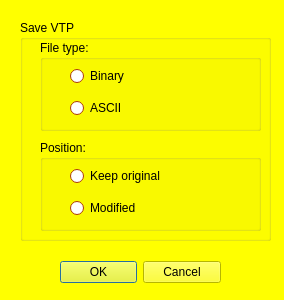
<?xml version="1.0" encoding="UTF-8"?>
<ui version="4.0">
 <class>mqSaveVTPDialog</class>
 <widget class="QDialog" name="mqSaveVTPDialog">
  <property name="geometry">
   <rect>
    <x>0</x>
    <y>0</y>
    <width>284</width>
    <height>300</height>
   </rect>
  </property>
  <property name="palette">
   <palette>
    <active>
     <colorrole role="WindowText">
      <brush brushstyle="SolidPattern">
       <color alpha="255">
        <red>0</red>
        <green>0</green>
        <blue>0</blue>
       </color>
      </brush>
     </colorrole>
     <colorrole role="Button">
      <brush brushstyle="SolidPattern">
       <color alpha="255">
        <red>255</red>
        <green>255</green>
        <blue>0</blue>
       </color>
      </brush>
     </colorrole>
     <colorrole role="Light">
      <brush brushstyle="SolidPattern">
       <color alpha="255">
        <red>255</red>
        <green>255</green>
        <blue>127</blue>
       </color>
      </brush>
     </colorrole>
     <colorrole role="Midlight">
      <brush brushstyle="SolidPattern">
       <color alpha="255">
        <red>255</red>
        <green>255</green>
        <blue>63</blue>
       </color>
      </brush>
     </colorrole>
     <colorrole role="Dark">
      <brush brushstyle="SolidPattern">
       <color alpha="255">
        <red>127</red>
        <green>127</green>
        <blue>0</blue>
       </color>
      </brush>
     </colorrole>
     <colorrole role="Mid">
      <brush brushstyle="SolidPattern">
       <color alpha="255">
        <red>170</red>
        <green>170</green>
        <blue>0</blue>
       </color>
      </brush>
     </colorrole>
     <colorrole role="Text">
      <brush brushstyle="SolidPattern">
       <color alpha="255">
        <red>0</red>
        <green>0</green>
        <blue>0</blue>
       </color>
      </brush>
     </colorrole>
     <colorrole role="BrightText">
      <brush brushstyle="SolidPattern">
       <color alpha="255">
        <red>255</red>
        <green>255</green>
        <blue>255</blue>
       </color>
      </brush>
     </colorrole>
     <colorrole role="ButtonText">
      <brush brushstyle="SolidPattern">
       <color alpha="255">
        <red>0</red>
        <green>0</green>
        <blue>0</blue>
       </color>
      </brush>
     </colorrole>
     <colorrole role="Base">
      <brush brushstyle="SolidPattern">
       <color alpha="255">
        <red>255</red>
        <green>255</green>
        <blue>255</blue>
       </color>
      </brush>
     </colorrole>
     <colorrole role="Window">
      <brush brushstyle="SolidPattern">
       <color alpha="255">
        <red>255</red>
        <green>255</green>
        <blue>0</blue>
       </color>
      </brush>
     </colorrole>
     <colorrole role="Shadow">
      <brush brushstyle="SolidPattern">
       <color alpha="255">
        <red>0</red>
        <green>0</green>
        <blue>0</blue>
       </color>
      </brush>
     </colorrole>
     <colorrole role="AlternateBase">
      <brush brushstyle="SolidPattern">
       <color alpha="255">
        <red>255</red>
        <green>255</green>
        <blue>127</blue>
       </color>
      </brush>
     </colorrole>
     <colorrole role="ToolTipBase">
      <brush brushstyle="SolidPattern">
       <color alpha="255">
        <red>255</red>
        <green>255</green>
        <blue>220</blue>
       </color>
      </brush>
     </colorrole>
     <colorrole role="ToolTipText">
      <brush brushstyle="SolidPattern">
       <color alpha="255">
        <red>0</red>
        <green>0</green>
        <blue>0</blue>
       </color>
      </brush>
     </colorrole>
    </active>
    <inactive>
     <colorrole role="WindowText">
      <brush brushstyle="SolidPattern">
       <color alpha="255">
        <red>0</red>
        <green>0</green>
        <blue>0</blue>
       </color>
      </brush>
     </colorrole>
     <colorrole role="Button">
      <brush brushstyle="SolidPattern">
       <color alpha="255">
        <red>255</red>
        <green>255</green>
        <blue>0</blue>
       </color>
      </brush>
     </colorrole>
     <colorrole role="Light">
      <brush brushstyle="SolidPattern">
       <color alpha="255">
        <red>255</red>
        <green>255</green>
        <blue>127</blue>
       </color>
      </brush>
     </colorrole>
     <colorrole role="Midlight">
      <brush brushstyle="SolidPattern">
       <color alpha="255">
        <red>255</red>
        <green>255</green>
        <blue>63</blue>
       </color>
      </brush>
     </colorrole>
     <colorrole role="Dark">
      <brush brushstyle="SolidPattern">
       <color alpha="255">
        <red>127</red>
        <green>127</green>
        <blue>0</blue>
       </color>
      </brush>
     </colorrole>
     <colorrole role="Mid">
      <brush brushstyle="SolidPattern">
       <color alpha="255">
        <red>170</red>
        <green>170</green>
        <blue>0</blue>
       </color>
      </brush>
     </colorrole>
     <colorrole role="Text">
      <brush brushstyle="SolidPattern">
       <color alpha="255">
        <red>0</red>
        <green>0</green>
        <blue>0</blue>
       </color>
      </brush>
     </colorrole>
     <colorrole role="BrightText">
      <brush brushstyle="SolidPattern">
       <color alpha="255">
        <red>255</red>
        <green>255</green>
        <blue>255</blue>
       </color>
      </brush>
     </colorrole>
     <colorrole role="ButtonText">
      <brush brushstyle="SolidPattern">
       <color alpha="255">
        <red>0</red>
        <green>0</green>
        <blue>0</blue>
       </color>
      </brush>
     </colorrole>
     <colorrole role="Base">
      <brush brushstyle="SolidPattern">
       <color alpha="255">
        <red>255</red>
        <green>255</green>
        <blue>255</blue>
       </color>
      </brush>
     </colorrole>
     <colorrole role="Window">
      <brush brushstyle="SolidPattern">
       <color alpha="255">
        <red>255</red>
        <green>255</green>
        <blue>0</blue>
       </color>
      </brush>
     </colorrole>
     <colorrole role="Shadow">
      <brush brushstyle="SolidPattern">
       <color alpha="255">
        <red>0</red>
        <green>0</green>
        <blue>0</blue>
       </color>
      </brush>
     </colorrole>
     <colorrole role="AlternateBase">
      <brush brushstyle="SolidPattern">
       <color alpha="255">
        <red>255</red>
        <green>255</green>
        <blue>127</blue>
       </color>
      </brush>
     </colorrole>
     <colorrole role="ToolTipBase">
      <brush brushstyle="SolidPattern">
       <color alpha="255">
        <red>255</red>
        <green>255</green>
        <blue>220</blue>
       </color>
      </brush>
     </colorrole>
     <colorrole role="ToolTipText">
      <brush brushstyle="SolidPattern">
       <color alpha="255">
        <red>0</red>
        <green>0</green>
        <blue>0</blue>
       </color>
      </brush>
     </colorrole>
    </inactive>
    <disabled>
     <colorrole role="WindowText">
      <brush brushstyle="SolidPattern">
       <color alpha="255">
        <red>127</red>
        <green>127</green>
        <blue>0</blue>
       </color>
      </brush>
     </colorrole>
     <colorrole role="Button">
      <brush brushstyle="SolidPattern">
       <color alpha="255">
        <red>255</red>
        <green>255</green>
        <blue>0</blue>
       </color>
      </brush>
     </colorrole>
     <colorrole role="Light">
      <brush brushstyle="SolidPattern">
       <color alpha="255">
        <red>255</red>
        <green>255</green>
        <blue>127</blue>
       </color>
      </brush>
     </colorrole>
     <colorrole role="Midlight">
      <brush brushstyle="SolidPattern">
       <color alpha="255">
        <red>255</red>
        <green>255</green>
        <blue>63</blue>
       </color>
      </brush>
     </colorrole>
     <colorrole role="Dark">
      <brush brushstyle="SolidPattern">
       <color alpha="255">
        <red>127</red>
        <green>127</green>
        <blue>0</blue>
       </color>
      </brush>
     </colorrole>
     <colorrole role="Mid">
      <brush brushstyle="SolidPattern">
       <color alpha="255">
        <red>170</red>
        <green>170</green>
        <blue>0</blue>
       </color>
      </brush>
     </colorrole>
     <colorrole role="Text">
      <brush brushstyle="SolidPattern">
       <color alpha="255">
        <red>127</red>
        <green>127</green>
        <blue>0</blue>
       </color>
      </brush>
     </colorrole>
     <colorrole role="BrightText">
      <brush brushstyle="SolidPattern">
       <color alpha="255">
        <red>255</red>
        <green>255</green>
        <blue>255</blue>
       </color>
      </brush>
     </colorrole>
     <colorrole role="ButtonText">
      <brush brushstyle="SolidPattern">
       <color alpha="255">
        <red>127</red>
        <green>127</green>
        <blue>0</blue>
       </color>
      </brush>
     </colorrole>
     <colorrole role="Base">
      <brush brushstyle="SolidPattern">
       <color alpha="255">
        <red>255</red>
        <green>255</green>
        <blue>0</blue>
       </color>
      </brush>
     </colorrole>
     <colorrole role="Window">
      <brush brushstyle="SolidPattern">
       <color alpha="255">
        <red>255</red>
        <green>255</green>
        <blue>0</blue>
       </color>
      </brush>
     </colorrole>
     <colorrole role="Shadow">
      <brush brushstyle="SolidPattern">
       <color alpha="255">
        <red>0</red>
        <green>0</green>
        <blue>0</blue>
       </color>
      </brush>
     </colorrole>
     <colorrole role="AlternateBase">
      <brush brushstyle="SolidPattern">
       <color alpha="255">
        <red>255</red>
        <green>255</green>
        <blue>0</blue>
       </color>
      </brush>
     </colorrole>
     <colorrole role="ToolTipBase">
      <brush brushstyle="SolidPattern">
       <color alpha="255">
        <red>255</red>
        <green>255</green>
        <blue>220</blue>
       </color>
      </brush>
     </colorrole>
     <colorrole role="ToolTipText">
      <brush brushstyle="SolidPattern">
       <color alpha="255">
        <red>0</red>
        <green>0</green>
        <blue>0</blue>
       </color>
      </brush>
     </colorrole>
    </disabled>
   </palette>
  </property>
  <property name="windowTitle">
   <string>Landmark and flag options</string>
  </property>
  <widget class="QWidget" name="layoutWidget">
   <property name="geometry">
    <rect>
     <x>60</x>
     <y>260</y>
     <width>161</width>
     <height>25</height>
    </rect>
   </property>
   <layout class="QHBoxLayout" name="horizontalLayout_2">
    <item>
     <widget class="QDialogButtonBox" name="buttonBox">
      <property name="orientation">
       <enum>Qt::Horizontal</enum>
      </property>
      <property name="standardButtons">
       <set>QDialogButtonBox::Cancel|QDialogButtonBox::Ok</set>
      </property>
     </widget>
    </item>
   </layout>
  </widget>
  <widget class="QGroupBox" name="SaveVTPBox">
   <property name="geometry">
    <rect>
     <x>20</x>
     <y>20</y>
     <width>251</width>
     <height>221</height>
    </rect>
   </property>
   <property name="palette">
    <palette>
     <active>
      <colorrole role="WindowText">
       <brush brushstyle="SolidPattern">
        <color alpha="255">
         <red>0</red>
         <green>0</green>
         <blue>0</blue>
        </color>
       </brush>
      </colorrole>
      <colorrole role="Button">
       <brush brushstyle="SolidPattern">
        <color alpha="255">
         <red>255</red>
         <green>85</green>
         <blue>0</blue>
        </color>
       </brush>
      </colorrole>
      <colorrole role="Light">
       <brush brushstyle="SolidPattern">
        <color alpha="255">
         <red>255</red>
         <green>170</green>
         <blue>127</blue>
        </color>
       </brush>
      </colorrole>
      <colorrole role="Midlight">
       <brush brushstyle="SolidPattern">
        <color alpha="255">
         <red>255</red>
         <green>127</green>
         <blue>63</blue>
        </color>
       </brush>
      </colorrole>
      <colorrole role="Dark">
       <brush brushstyle="SolidPattern">
        <color alpha="255">
         <red>127</red>
         <green>42</green>
         <blue>0</blue>
        </color>
       </brush>
      </colorrole>
      <colorrole role="Mid">
       <brush brushstyle="SolidPattern">
        <color alpha="255">
         <red>170</red>
         <green>56</green>
         <blue>0</blue>
        </color>
       </brush>
      </colorrole>
      <colorrole role="Text">
       <brush brushstyle="SolidPattern">
        <color alpha="255">
         <red>0</red>
         <green>0</green>
         <blue>0</blue>
        </color>
       </brush>
      </colorrole>
      <colorrole role="BrightText">
       <brush brushstyle="SolidPattern">
        <color alpha="255">
         <red>255</red>
         <green>255</green>
         <blue>255</blue>
        </color>
       </brush>
      </colorrole>
      <colorrole role="ButtonText">
       <brush brushstyle="SolidPattern">
        <color alpha="255">
         <red>0</red>
         <green>0</green>
         <blue>0</blue>
        </color>
       </brush>
      </colorrole>
      <colorrole role="Base">
       <brush brushstyle="SolidPattern">
        <color alpha="255">
         <red>255</red>
         <green>255</green>
         <blue>255</blue>
        </color>
       </brush>
      </colorrole>
      <colorrole role="Window">
       <brush brushstyle="SolidPattern">
        <color alpha="255">
         <red>255</red>
         <green>85</green>
         <blue>0</blue>
        </color>
       </brush>
      </colorrole>
      <colorrole role="Shadow">
       <brush brushstyle="SolidPattern">
        <color alpha="255">
         <red>0</red>
         <green>0</green>
         <blue>0</blue>
        </color>
       </brush>
      </colorrole>
      <colorrole role="AlternateBase">
       <brush brushstyle="SolidPattern">
        <color alpha="255">
         <red>255</red>
         <green>170</green>
         <blue>127</blue>
        </color>
       </brush>
      </colorrole>
      <colorrole role="ToolTipBase">
       <brush brushstyle="SolidPattern">
        <color alpha="255">
         <red>255</red>
         <green>255</green>
         <blue>220</blue>
        </color>
       </brush>
      </colorrole>
      <colorrole role="ToolTipText">
       <brush brushstyle="SolidPattern">
        <color alpha="255">
         <red>0</red>
         <green>0</green>
         <blue>0</blue>
        </color>
       </brush>
      </colorrole>
     </active>
     <inactive>
      <colorrole role="WindowText">
       <brush brushstyle="SolidPattern">
        <color alpha="255">
         <red>0</red>
         <green>0</green>
         <blue>0</blue>
        </color>
       </brush>
      </colorrole>
      <colorrole role="Button">
       <brush brushstyle="SolidPattern">
        <color alpha="255">
         <red>255</red>
         <green>85</green>
         <blue>0</blue>
        </color>
       </brush>
      </colorrole>
      <colorrole role="Light">
       <brush brushstyle="SolidPattern">
        <color alpha="255">
         <red>255</red>
         <green>170</green>
         <blue>127</blue>
        </color>
       </brush>
      </colorrole>
      <colorrole role="Midlight">
       <brush brushstyle="SolidPattern">
        <color alpha="255">
         <red>255</red>
         <green>127</green>
         <blue>63</blue>
        </color>
       </brush>
      </colorrole>
      <colorrole role="Dark">
       <brush brushstyle="SolidPattern">
        <color alpha="255">
         <red>127</red>
         <green>42</green>
         <blue>0</blue>
        </color>
       </brush>
      </colorrole>
      <colorrole role="Mid">
       <brush brushstyle="SolidPattern">
        <color alpha="255">
         <red>170</red>
         <green>56</green>
         <blue>0</blue>
        </color>
       </brush>
      </colorrole>
      <colorrole role="Text">
       <brush brushstyle="SolidPattern">
        <color alpha="255">
         <red>0</red>
         <green>0</green>
         <blue>0</blue>
        </color>
       </brush>
      </colorrole>
      <colorrole role="BrightText">
       <brush brushstyle="SolidPattern">
        <color alpha="255">
         <red>255</red>
         <green>255</green>
         <blue>255</blue>
        </color>
       </brush>
      </colorrole>
      <colorrole role="ButtonText">
       <brush brushstyle="SolidPattern">
        <color alpha="255">
         <red>0</red>
         <green>0</green>
         <blue>0</blue>
        </color>
       </brush>
      </colorrole>
      <colorrole role="Base">
       <brush brushstyle="SolidPattern">
        <color alpha="255">
         <red>255</red>
         <green>255</green>
         <blue>255</blue>
        </color>
       </brush>
      </colorrole>
      <colorrole role="Window">
       <brush brushstyle="SolidPattern">
        <color alpha="255">
         <red>255</red>
         <green>85</green>
         <blue>0</blue>
        </color>
       </brush>
      </colorrole>
      <colorrole role="Shadow">
       <brush brushstyle="SolidPattern">
        <color alpha="255">
         <red>0</red>
         <green>0</green>
         <blue>0</blue>
        </color>
       </brush>
      </colorrole>
      <colorrole role="AlternateBase">
       <brush brushstyle="SolidPattern">
        <color alpha="255">
         <red>255</red>
         <green>170</green>
         <blue>127</blue>
        </color>
       </brush>
      </colorrole>
      <colorrole role="ToolTipBase">
       <brush brushstyle="SolidPattern">
        <color alpha="255">
         <red>255</red>
         <green>255</green>
         <blue>220</blue>
        </color>
       </brush>
      </colorrole>
      <colorrole role="ToolTipText">
       <brush brushstyle="SolidPattern">
        <color alpha="255">
         <red>0</red>
         <green>0</green>
         <blue>0</blue>
        </color>
       </brush>
      </colorrole>
     </inactive>
     <disabled>
      <colorrole role="WindowText">
       <brush brushstyle="SolidPattern">
        <color alpha="255">
         <red>127</red>
         <green>42</green>
         <blue>0</blue>
        </color>
       </brush>
      </colorrole>
      <colorrole role="Button">
       <brush brushstyle="SolidPattern">
        <color alpha="255">
         <red>255</red>
         <green>85</green>
         <blue>0</blue>
        </color>
       </brush>
      </colorrole>
      <colorrole role="Light">
       <brush brushstyle="SolidPattern">
        <color alpha="255">
         <red>255</red>
         <green>170</green>
         <blue>127</blue>
        </color>
       </brush>
      </colorrole>
      <colorrole role="Midlight">
       <brush brushstyle="SolidPattern">
        <color alpha="255">
         <red>255</red>
         <green>127</green>
         <blue>63</blue>
        </color>
       </brush>
      </colorrole>
      <colorrole role="Dark">
       <brush brushstyle="SolidPattern">
        <color alpha="255">
         <red>127</red>
         <green>42</green>
         <blue>0</blue>
        </color>
       </brush>
      </colorrole>
      <colorrole role="Mid">
       <brush brushstyle="SolidPattern">
        <color alpha="255">
         <red>170</red>
         <green>56</green>
         <blue>0</blue>
        </color>
       </brush>
      </colorrole>
      <colorrole role="Text">
       <brush brushstyle="SolidPattern">
        <color alpha="255">
         <red>127</red>
         <green>42</green>
         <blue>0</blue>
        </color>
       </brush>
      </colorrole>
      <colorrole role="BrightText">
       <brush brushstyle="SolidPattern">
        <color alpha="255">
         <red>255</red>
         <green>255</green>
         <blue>255</blue>
        </color>
       </brush>
      </colorrole>
      <colorrole role="ButtonText">
       <brush brushstyle="SolidPattern">
        <color alpha="255">
         <red>127</red>
         <green>42</green>
         <blue>0</blue>
        </color>
       </brush>
      </colorrole>
      <colorrole role="Base">
       <brush brushstyle="SolidPattern">
        <color alpha="255">
         <red>255</red>
         <green>85</green>
         <blue>0</blue>
        </color>
       </brush>
      </colorrole>
      <colorrole role="Window">
       <brush brushstyle="SolidPattern">
        <color alpha="255">
         <red>255</red>
         <green>85</green>
         <blue>0</blue>
        </color>
       </brush>
      </colorrole>
      <colorrole role="Shadow">
       <brush brushstyle="SolidPattern">
        <color alpha="255">
         <red>0</red>
         <green>0</green>
         <blue>0</blue>
        </color>
       </brush>
      </colorrole>
      <colorrole role="AlternateBase">
       <brush brushstyle="SolidPattern">
        <color alpha="255">
         <red>255</red>
         <green>85</green>
         <blue>0</blue>
        </color>
       </brush>
      </colorrole>
      <colorrole role="ToolTipBase">
       <brush brushstyle="SolidPattern">
        <color alpha="255">
         <red>255</red>
         <green>255</green>
         <blue>220</blue>
        </color>
       </brush>
      </colorrole>
      <colorrole role="ToolTipText">
       <brush brushstyle="SolidPattern">
        <color alpha="255">
         <red>0</red>
         <green>0</green>
         <blue>0</blue>
        </color>
       </brush>
      </colorrole>
     </disabled>
    </palette>
   </property>
   <property name="title">
    <string>Save VTP</string>
   </property>
   <widget class="QGroupBox" name="VTPFileType">
    <property name="geometry">
     <rect>
      <x>20</x>
      <y>20</y>
      <width>221</width>
      <height>91</height>
     </rect>
    </property>
    <property name="title">
     <string>File type:</string>
    </property>
    <widget class="QWidget" name="verticalLayoutWidget_5">
     <property name="geometry">
      <rect>
       <x>30</x>
       <y>20</y>
       <width>160</width>
       <height>65</height>
      </rect>
     </property>
     <layout class="QVBoxLayout" name="verticalLayout1">
      <item>
       <widget class="QRadioButton" name="Binary">
        <property name="text">
         <string>Binary</string>
        </property>
       </widget>
      </item>
      <item>
       <widget class="QRadioButton" name="ASCII">
        <property name="text">
         <string>ASCII</string>
        </property>
       </widget>
      </item>
     </layout>
    </widget>
   </widget>
   <widget class="QGroupBox" name="VTPPosition">
    <property name="geometry">
     <rect>
      <x>20</x>
      <y>120</y>
      <width>221</width>
      <height>91</height>
     </rect>
    </property>
    <property name="title">
     <string>Position:</string>
    </property>
    <widget class="QWidget" name="verticalLayoutWidget_8">
     <property name="geometry">
      <rect>
       <x>30</x>
       <y>20</y>
       <width>160</width>
       <height>65</height>
      </rect>
     </property>
     <layout class="QVBoxLayout" name="verticalLayout1_4">
      <item>
       <widget class="QRadioButton" name="PositionOriginal">
        <property name="text">
         <string>Keep original</string>
        </property>
       </widget>
      </item>
      <item>
       <widget class="QRadioButton" name="PositionModified">
        <property name="text">
         <string>Modified</string>
        </property>
       </widget>
      </item>
     </layout>
    </widget>
   </widget>
  </widget>
 </widget>
 <resources/>
 <connections>
  <connection>
   <sender>buttonBox</sender>
   <signal>accepted()</signal>
   <receiver>mqSaveVTPDialog</receiver>
   <slot>accept()</slot>
   <hints>
    <hint type="sourcelabel">
     <x>248</x>
     <y>254</y>
    </hint>
    <hint type="destinationlabel">
     <x>157</x>
     <y>274</y>
    </hint>
   </hints>
  </connection>
  <connection>
   <sender>buttonBox</sender>
   <signal>rejected()</signal>
   <receiver>mqSaveVTPDialog</receiver>
   <slot>reject()</slot>
   <hints>
    <hint type="sourcelabel">
     <x>316</x>
     <y>260</y>
    </hint>
    <hint type="destinationlabel">
     <x>286</x>
     <y>274</y>
    </hint>
   </hints>
  </connection>
 </connections>
</ui>
